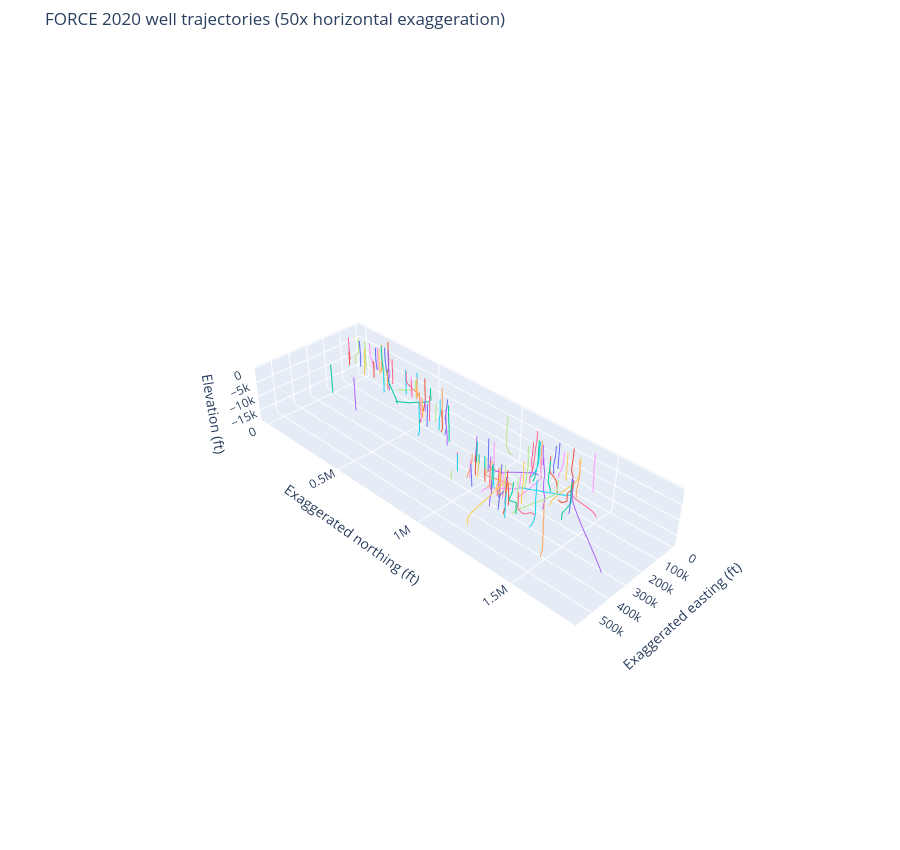

Source (notebook cell):
### Code cell
### plotting
fig = go.Figure()

x_span = trajectories["X_EXAG_FT"].max() - trajectories["X_EXAG_FT"].min()
y_span = trajectories["Y_EXAG_FT"].max() - trajectories["Y_EXAG_FT"].min()

xy_max_span = max(x_span, y_span)

x_aspect = x_span / xy_max_span
y_aspect = y_span / xy_max_span





for well, trajectory in trajectories.groupby("well"):
    customdata = np.column_stack(
        [
            trajectory["DEPTH_MD"],
            trajectory["MD_FT"],
            trajectory["X_LOC"],
            trajectory["Y_LOC"],
            trajectory["Z_LOC"],
            trajectory["H_DEV_FT"],
        ]
    )

    fig.add_trace(
        go.Scatter3d(
            x=trajectory["X_EXAG_FT"],
            y=trajectory["Y_EXAG_FT"],
            z=trajectory["Z_FT"],
            mode="lines",
            name=well,
            customdata=customdata,
            hovertemplate=(
                f"<b>{well}</b><br>"
                "MD: %{customdata[1]:,.0f} ft<br>"
                "Elevation: %{z:,.0f} ft<br>"
                "Horizontal deviation: %{customdata[5]:,.0f} ft<br>"
                "Easting: %{customdata[2]:,.1f}<br>"
                "Northing: %{customdata[3]:,.1f}"
                "<extra></extra>"
            ),
            showlegend=False,
        )
    )

fig.update_layout(
    title=(
        "FORCE 2020 well trajectories "
        f"({horizontal_exaggeration}x horizontal exaggeration)"
    ),
    scene=dict(
        xaxis_title="Exaggerated easting (ft)",
        yaxis_title="Exaggerated northing (ft)",
        zaxis_title="Elevation (ft)",
        ### hide overlapping elevation axis
        # zaxis=dict(
        #     showticklabels=False,  ### hides overlapping z-axis tick numbers
        # ),

        aspectmode="manual",
        aspectratio=dict(
            x=x_aspect,
            y=y_aspect,
            z=0.15, ### critical control of how much vertical room the elevation axis takes up in 3d plot
        ),
        ### orbit or turntable work as dragmode parameter
        dragmode="turntable",

        ### get top down view (2d map style)#
    #     camera = dict(
    #     # projection=dict(type="orthographic"),
    #     eye=dict(x=0, y=0, z=2),  ### positioned directly above origin on z-axis
    #     up=dict(x=1, y=0, z=0),     ### top of screen points along positive x-axis
    #     center=dict(x=0, y=0, z=0)  ### looking directly at origin
    # )

    ),
    height=850,
    margin=dict(
        l=0,
        r=0,
        b=0,
        t=50,
    ),
)

fig.show(
    config={
        "scrollZoom": True,
    }
)
